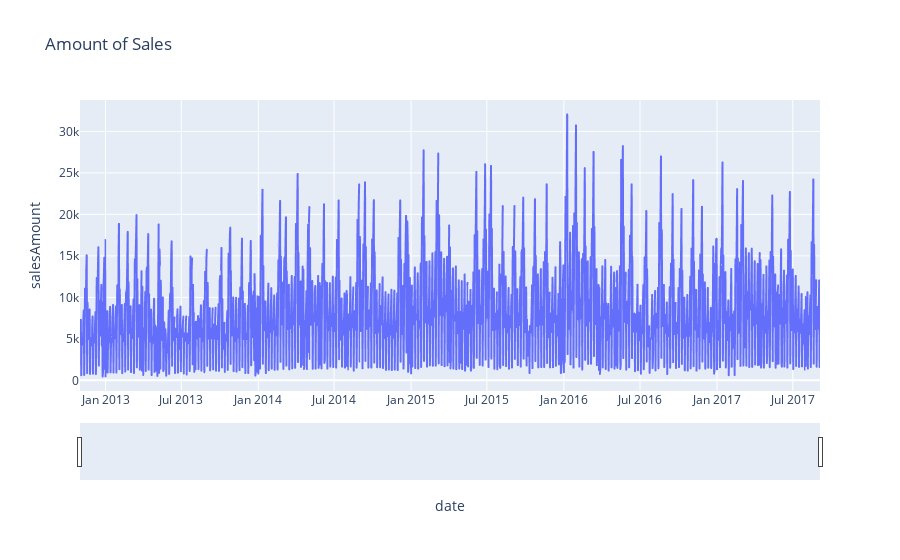

Notebook cell for this chart:
### Code cell
fig = px.line(df, x='date', y='salesAmount', title='Amount of Sales')
fig.update_xaxes(rangeslider_visible=True)
fig.show()

### Figure 1 — Plotly figure (JSON) as saved in the notebook; plotly's stock layout.template omitted (floating-point values rounded to 4 significant figures; data arrays with more than 128 entries replaced by an {"elided": "..."} marker saying what was removed)
{"data": [{"hovertemplate": "date=%{x}<br>salesAmount=%{y}<extra></extra>", "legendgroup": "", "line": {"color": "#636efa", "dash": "solid"}, "mode": "lines", "name": "", "showlegend": false, "type": "scattergl", "x": {"elided": "1769 str values"}, "xaxis": "x", "y": {"elided": "1769 int values"}, "yaxis": "y"}], "layout": {"legend": {"tracegroupgap": 0}, "title": {"text": "Amount of Sales"}, "xaxis": {"anchor": "y", "domain": [0, 1], "rangeslider": {"visible": true}, "title": {"text": "date"}}, "yaxis": {"anchor": "x", "domain": [0, 1], "title": {"text": "salesAmount"}}}}
